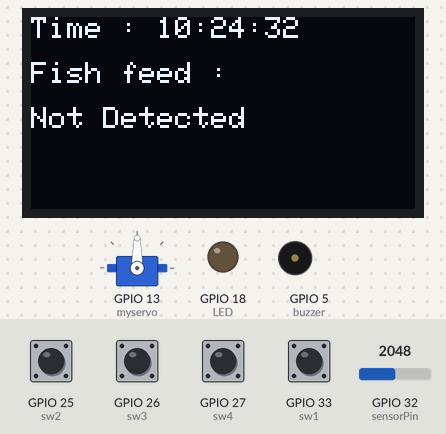
Bench run of a sketch on a simulated ESP32. On the bench: servo, 128×64 one-colour display, output pins drawn as LEDs (lit = HIGH), buzzer (waves = sounding, pin HIGH). The inputs (shaded band) are chosen by the test bench; at power-on: GPIO 25 (sw2), GPIO 26 (sw3), GPIO 27 (sw4), GPIO 33 (sw1) HIGH, GPIO 32 (sensorPin) = 2048. WiFi joins after 1.5 s; servers stay silent unless stated; network time is answered at once with the bench clock; the local clock reads 2024-03-15 10:24:30 at power-on unless the sketch sets it; what the sketch prints to the serial monitor is not drawn.

Above: at 3.2 s.
3.3 s: GPIO 32 (sensorPin) set to 548
5.8 s: GPIO 32 (sensorPin) set to 457
At 7.4 s:
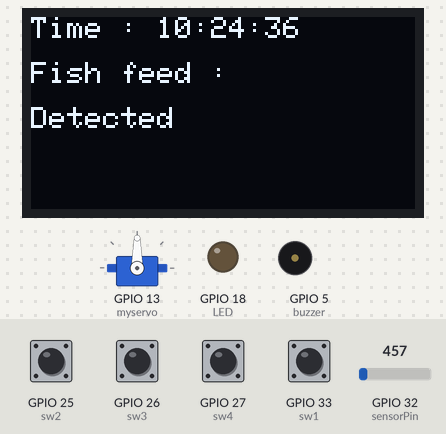
10.1 s: GPIO 25 (sw2) pulled LOW for 1.35 s
At 11.6 s:
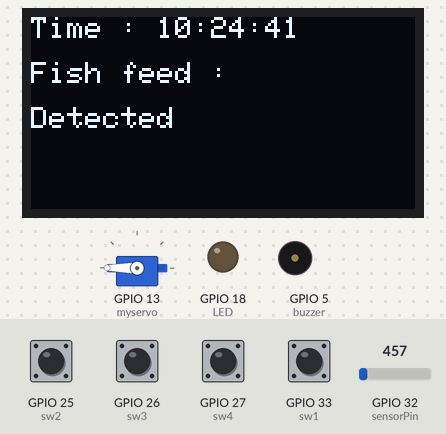
15.7 s: GPIO 26 (sw3) pulled LOW for 1.35 s
At 17.6 s:
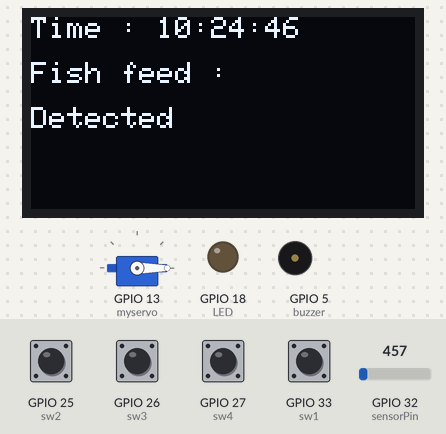
21.3 s: GPIO 32 (sensorPin) set to 540
At 23.2 s:
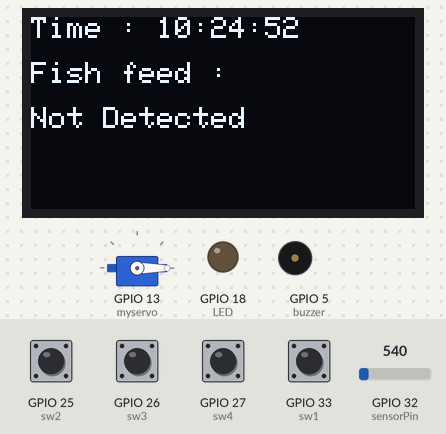
25.6 s: GPIO 25 (sw2) pulled LOW for 1.35 s
At 26.4 s:
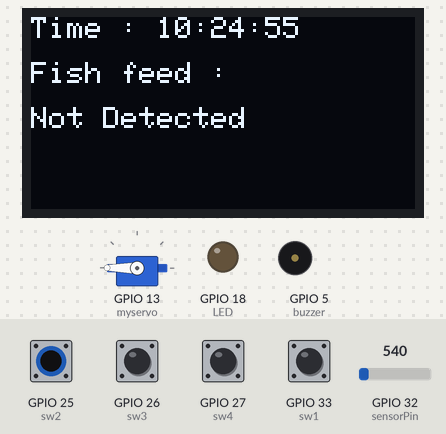
Timing chart, 0 to 28.6 s (numbered marks = the images above; inputs shaded):
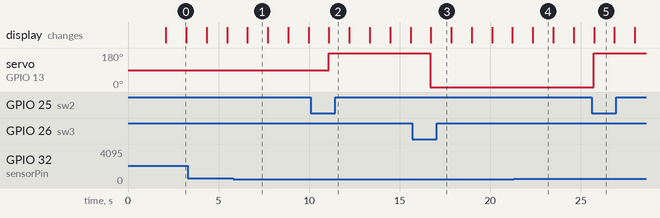

The sketch:

oled_project.ino
```cpp
#include <SPI.h>
#include <Wire.h>
#include <Adafruit_GFX.h>
#include <Adafruit_SH1106.h>
#include <NTPClient.h>
#include <WiFiUdp.h>
#include <WiFi.h>
#include <ESP32_Servo.h>

Adafruit_SH1106 oled(21, 22); // Specify the correct pins for SDA and SCK

char ssid[] = "thiramanat_2.4G";
char pass[] = "newin11111";

#define NTP_SERVER     "pool.ntp.org"
#define UTC_OFFSET     7
#define UTC_OFFSET_DST 0

WiFiUDP ntpUDP;
NTPClient timeClient(ntpUDP, NTP_SERVER, UTC_OFFSET);

#define buzzer 5 // Buzzer
int sensorPin = 32; // TCRT5000
int threshold = 500; // กำหนดค่าสะสมต่ำสุดที่ถือว่าตรวจจับได้

int sw1 = 33;
int sw2 = 25;
int sw3 = 26;
int sw4 = 27;
int LED = 18;

Servo myservo;
int servoPin = 13;

bool ledState = LOW; // เพิ่มตัวแปรเพื่อเก็บสถานะ LED

void setup() {
  Serial.begin(115200); // Open Serial Monitor

  // SW,Servo,LED
  pinMode(sw1, INPUT);
  pinMode(sw2, INPUT);
  pinMode(sw3, INPUT);
  pinMode(sw4, INPUT);
  pinMode(LED, OUTPUT);
  pinMode(13, OUTPUT);
  myservo.attach(13, 544, 2400); // Servo
  digitalWrite(13, LOW);
  // SW,Servo,LED

  // Start Buzzer
  pinMode(buzzer, OUTPUT);
  digitalWrite(buzzer, LOW);
  // END Buzzer

  // Start OLED
  oled.begin(SH1106_SWITCHCAPVCC, 0x3C);
  oled.clearDisplay(); // Clear the display
  connectWiFi();
  timeClient.begin();
  timeClient.setTimeOffset(UTC_OFFSET * 3600);
  // END OLED
}

void connectWiFi() {
  Serial.println("Connecting to WiFi...");
  WiFi.begin(ssid, pass);
  while (WiFi.status() != WL_CONNECTED) {
    delay(1000);
    Serial.println("Connecting to WiFi...");
  }
  Serial.println("Connected to WiFi");
}

void printTime() {
  timeClient.update();
  oled.setTextColor(WHITE, BLACK); // Set text color to white on a black background
  oled.setCursor(0, 0); // Set cursor position
  oled.setTextSize(1); // Set text size
  oled.print("Time : ");
  oled.println(timeClient.getFormattedTime());
}

void printDetectionStatus(bool detected) {

  oled.setTextColor(WHITE, BLACK); // Set text color to white on a black background
  oled.setCursor(0, 15); // Set cursor position
  oled.setTextSize(1); // Set text size
  oled.print("Fish feed : ");

  oled.setCursor(0, 30); // Set cursor position for detection status
  oled.setTextSize(1); // Set text size for detection status
  if (detected) {
    oled.setTextColor(WHITE, BLACK);
    oled.println("Detected");
  } else {
    oled.setTextColor(WHITE, BLACK);
    oled.println("Not Detected");
  }
  oled.display(); // Display the content
  delay(100);
  oled.clearDisplay();
}

void checkSwitches() {
  if (digitalRead(sw1) == LOW) {
    Serial.println("SW1 pressed");
  }
  if (digitalRead(sw2) == LOW) {
    Serial.println("SW2 pressed");
    myservo.write(180);
  }
  if (digitalRead(sw3) == LOW) {
    Serial.println("SW3 pressed");
    myservo.write(0);
  }
  if (digitalRead(sw4) == LOW) {
    Serial.println("SW4 pressed");
  }
}

void loop() {
  printTime();
  checkSwitches();

  // Start TCRT5000
  int sensorValue = analogRead(sensorPin);
  Serial.println(sensorValue);
  if (sensorValue > threshold) {
    Serial.println("Not Detected");
    printDetectionStatus(false);
  } else {
    Serial.println("Detected");
    printDetectionStatus(true);
  }
  // END TCRT5000
  delay(1000); // Adjust the delay as needed
}
```

Measured:
- the behaviour switches between 501 and 500 on GPIO 32 (sensorPin) (found by bisection; images 0 and 1)
- after the input at 5.8 s, the display: changes after 0.79 s (image 1)
- after the input at 10.1 s, servo on GPIO 13 (myservo): 90° → 180° after 0.97 s
- after the input at 15.7 s, servo on GPIO 13 (myservo): 180° → 0° after 1.0 s
- after the input at 21.3 s, the display: changes after 1.1 s (image 4)
- after the input at 25.6 s, servo on GPIO 13 (myservo): 0° → 180° after 0.11 s
- what the display in image 1 shows lasts 1.1 s, from 6.6 s to 7.7 s
